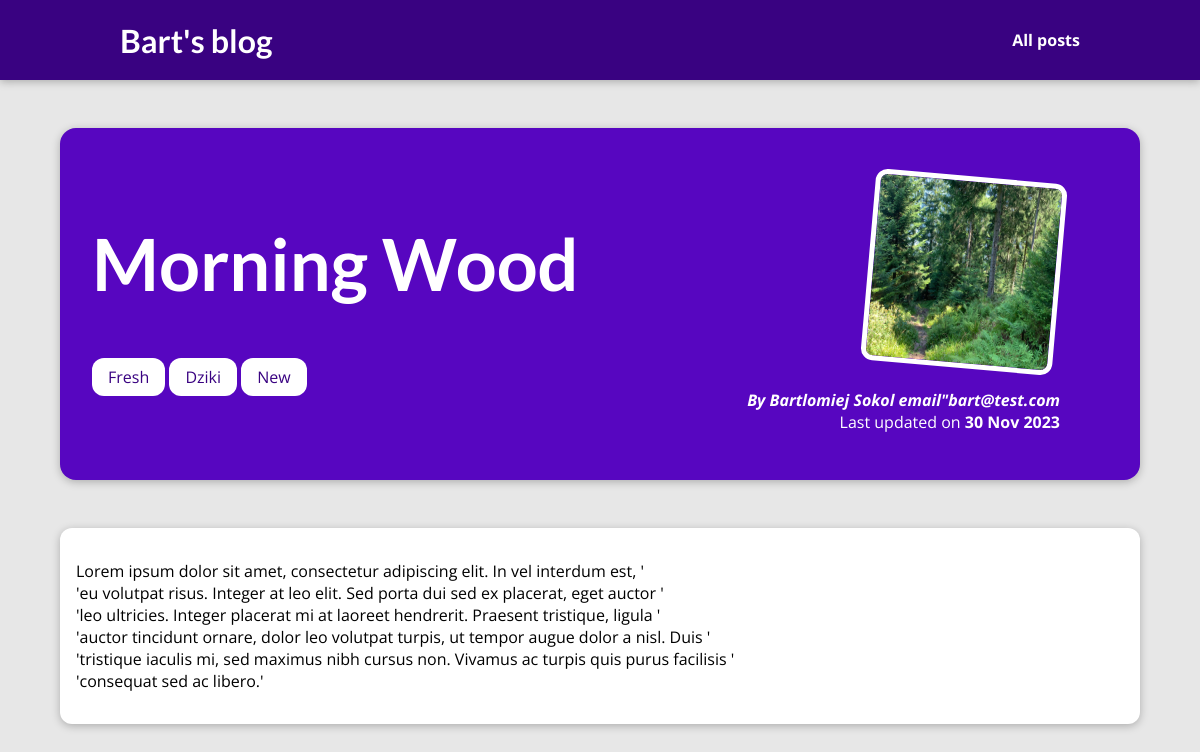
/posts/woods, run on the app's committed database.
### blog/models.py (models this page shows, shortened)
class Post(models.Model):
    author = models.ForeignKey(Author, on_delete=models.SET_NULL, null=True, related_name='posts')
    title = models.CharField(max_length=50)
    excerpt = models.CharField(max_length=100)
    image = models.CharField(max_length=100)
    date = models.DateTimeField(auto_now=True)
    slug = models.SlugField(default='', blank=True, null=False, db_index=True, unique=True)
    content = models.TextField()
    objects = models.Manager()
    tags = models.ManyToManyField(Tag)
    class Meta:
        verbose_name_plural = 'Posts'

class Tag(models.Model):
    tag = models.CharField(max_length=50)
    def __str__(self):
        return self.tag
    class Meta:
        verbose_name_plural = 'Tags'

class Author(models.Model):
    first_name = models.CharField(max_length=20)
    last_name = models.CharField(max_length=20)
    mail = models.EmailField(max_length=100)
    def __str__(self):
        return f'{self.first_name} {self.last_name}  email"{self.mail}'
    class Meta:
        verbose_name_plural = 'Author'

### blog/views.py (the view)
# urls.py: path('posts/<slug:slug>', views.post_details, name='post_details_page'),
def post_details(request, slug):
    post = get_object_or_404(Post, slug=slug)
    return render(request, 'blog/post-detail.html', {
                  'post': post,
                    'post_tags': post.tags.all(),
                    })

### blog/templates/blog/post-detail.html (shortened to what this page needs)
{% extends 'base.html' %}
{% load static %}
{% block css_styles %}
    <link rel="stylesheet" href="{% static 'blog/post-details.css' %}">
{% endblock %}
{% block content %}
<section id="summary">
    <h2>{{ post.title }}</h2>
    <div>
        {% for tag in post_tags %}
        <span>{{ tag }}</span>
        {% endfor %}
    </div>
    <article>
        <img src="{% static 'blog/images/'|add:post.image %}" alt="post pic">
        <address>By <a href="mailto:{{ post.author.mail }}">{{ post.author }}</a></address>
        <div>
            Last updated on <time>{{ post.date|date:'d M Y' }}</time>
        </div>
    </article>
</section>
<main>
    {{ post.content|linebreaks }}
</main>
{% endblock %}

### templates/base.html (shortened to what this page needs)
{% load static %}
<!doctype html>
<html lang="en">
<head>
    <link rel="stylesheet" href="{% static 'app.css' %}">
    {% block css_styles %}{% endblock %}
</head>
<body>
<header id="main-navigation">
    <h1><a href="{% url 'starting_page_page' %}"> Bart's blog </a></h1>
    <nav>
        <a href="{% url 'posts_page' %}">All posts</a>
    </nav>
</header>
    {% block content %}
    {% endblock %}
</body>
</html>

### static/app.css (style rules this page uses)
* { box-sizing: border-box; }
html { font-family: 'Open Sans', 'Lato', sans-serif; }
body { margin: 0; }
h1, h2, h3 { font-family: 'Lato', sans-serif; font-weight: bold; }
#main-navigation { width: 100%; height: 5rem; display: flex; justify-content: space-between; align-items: center; padding: 0 10%; position: absolute; top: 0; left: 0; }
#main-navigation a { text-decoration: none; color: white; font-weight: bold; }

### blog/static/blog/post-details.css (style rules this page uses)
body { background-color: #e7e7e7; }
#main-navigation { background-color: #390281; box-shadow: 0 2px 8px rgba(0, 0, 0, 0.25); }
#summary { margin: 8rem auto 3rem auto; padding: 2rem; width: 90%; max-width: 90rem; border-radius: 16px; background-color: #5706c0; position: relative; box-shadow: 0 2px 8px rgba(0, 0, 0, 0.25); height: 22rem; }
span { background-color: white; color: #390281; padding: 0.5rem 1rem; border-radius: 12px; }
#summary a { color: white; text-decoration: none; }
#summary h2 { color: white; font-size: 4.5rem; }
#summary article { position: absolute; top: 2rem; right: 3rem; padding: 1rem 2rem; border-radius: 12px; text-align: right; color: white; }
#summary article img { width: 12rem; height: 12rem; border-radius: 12px; transform: rotateZ(5deg); border: 5px solid white; margin-bottom: 1rem; }
#summary address { font-weight: bold; }
#summary time { font-weight: bold; }
main { width: 90%; max-width: 90rem; margin: 3rem auto; background-color: white; padding: 1rem; border-radius: 12px; box-shadow: 0 2px 8px rgba(0, 0, 0, 0.25); }

### data on the page
Post: title "Morning Wood", image (picture), author "Bartlomiej Sokol email\"bart@test.com", date "30 Nov 2023", content "Lorem ipsum dolor sit amet, consectetur adipiscing elit. In vel interdum est, ' 'eu volutpat risus. Integer at leo elit. Sed porta dui sed ex placerat, eget auctor ' 'leo ultricies. Integer placerat mi at laoreet hendrerit. Praesent tristique, ligula ' 'auctor tincidunt ornare, dolor leo volutpat turpis, ut tempor augue dolor a nisl. Duis ' 'tristique iaculis mi, sed maximus nibh cursus non. Vivamus ac turpis quis purus facilisis ' 'consequat sed ac libero.'"
Tag: tag "Fresh"
Tag: tag "Dziki"
Tag: tag "New"
